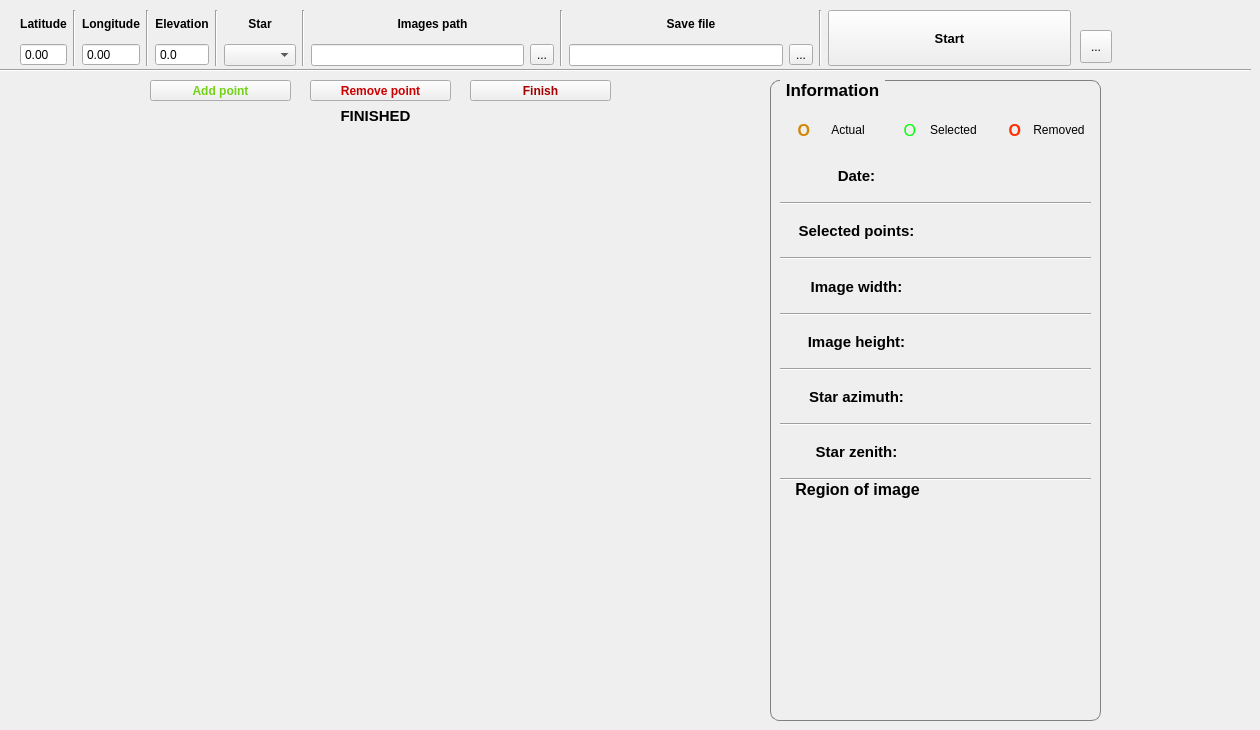
    <widget class="QWidget" name="identify_manual">
     <attribute name="title">
      <string>Identify stars (Manual mode)</string>
     </attribute>
     <widget class="QWidget" name="manual_widget" native="true">
      <property name="geometry">
       <rect>
        <x>20</x>
        <y>10</y>
        <width>1051</width>
        <height>56</height>
       </rect>
      </property>
      <property name="sizePolicy">
       <sizepolicy hsizetype="Fixed" vsizetype="Fixed">
        <horstretch>0</horstretch>
        <verstretch>0</verstretch>
       </sizepolicy>
      </property>
      <layout class="QHBoxLayout" name="input_layout_identify">
       <item>
        <layout class="QVBoxLayout" name="verticalLayout_2">
         <item>
          <widget class="QLabel" name="label_lat">
           <property name="font">
            <font>
             <family>Arial</family>
             <weight>75</weight>
             <bold>true</bold>
            </font>
           </property>
           <property name="text">
            <string>Latitude</string>
           </property>
           <property name="alignment">
            <set>Qt::AlignCenter</set>
           </property>
          </widget>
         </item>
         <item>
          <widget class="QDoubleSpinBox" name="latitude">
           <property name="locale">
            <locale language="English" country="UnitedStates"/>
           </property>
           <property name="buttonSymbols">
            <enum>QAbstractSpinBox::NoButtons</enum>
           </property>
           <property name="specialValueText">
            <string notr="true"/>
           </property>
           <property name="minimum">
            <double>-90.000000000000000</double>
           </property>
           <property name="maximum">
            <double>90.000000000000000</double>
           </property>
          </widget>
         </item>
        </layout>
       </item>
       <item>
        <widget class="Line" name="line_3">
         <property name="orientation">
          <enum>Qt::Vertical</enum>
         </property>
        </widget>
       </item>
       <item>
        <layout class="QVBoxLayout" name="verticalLayout_3">
         <item>
          <widget class="QLabel" name="label_lon">
           <property name="font">
            <font>
             <family>Arial</family>
             <weight>75</weight>
             <bold>true</bold>
            </font>
           </property>
           <property name="text">
            <string>Longitude</string>
           </property>
           <property name="alignment">
            <set>Qt::AlignCenter</set>
           </property>
          </widget>
         </item>
         <item>
          <widget class="QDoubleSpinBox" name="longitude">
           <property name="locale">
            <locale language="English" country="UnitedStates"/>
           </property>
           <property name="buttonSymbols">
            <enum>QAbstractSpinBox::NoButtons</enum>
           </property>
           <property name="minimum">
            <double>-180.000000000000000</double>
           </property>
           <property name="maximum">
            <double>180.000000000000000</double>
           </property>
          </widget>
         </item>
        </layout>
       </item>
       <item>
        <widget class="Line" name="line_4">
         <property name="orientation">
          <enum>Qt::Vertical</enum>
         </property>
        </widget>
       </item>
       <item>
        <layout class="QVBoxLayout" name="verticalLayout_4">
         <item>
          <widget class="QLabel" name="label_elev">
           <property name="font">
            <font>
             <family>Arial</family>
             <weight>75</weight>
             <bold>true</bold>
            </font>
           </property>
           <property name="text">
            <string>Elevation</string>
           </property>
           <property name="alignment">
            <set>Qt::AlignCenter</set>
           </property>
          </widget>
         </item>
         <item>
          <widget class="QDoubleSpinBox" name="elevation">
           <property name="locale">
            <locale language="English" country="UnitedStates"/>
           </property>
           <property name="buttonSymbols">
            <enum>QAbstractSpinBox::NoButtons</enum>
           </property>
           <property name="decimals">
            <number>1</number>
           </property>
           <property name="maximum">
            <double>8000.000000000000000</double>
           </property>
          </widget>
         </item>
        </layout>
       </item>
       <item>
        <widget class="Line" name="line_5">
         <property name="orientation">
          <enum>Qt::Vertical</enum>
         </property>
        </widget>
       </item>
       <item>
        <layout class="QVBoxLayout" name="verticalLayout_5">
         <item>
          <widget class="QLabel" name="label_star">
           <property name="font">
            <font>
             <family>Arial</family>
             <weight>75</weight>
             <bold>true</bold>
            </font>
           </property>
           <property name="text">
            <string>Star</string>
           </property>
           <property name="alignment">
            <set>Qt::AlignCenter</set>
           </property>
          </widget>
         </item>
         <item>
          <widget class="QComboBox" name="stars"/>
         </item>
        </layout>
       </item>
       <item>
        <widget class="Line" name="line_6">
         <property name="orientation">
          <enum>Qt::Vertical</enum>
         </property>
        </widget>
       </item>
       <item>
        <layout class="QVBoxLayout" name="verticalLayout_10">
         <item>
          <widget class="QLabel" name="label">
           <property name="font">
            <font>
             <family>Arial</family>
             <weight>75</weight>
             <bold>true</bold>
            </font>
           </property>
           <property name="text">
            <string>Images path</string>
           </property>
           <property name="alignment">
            <set>Qt::AlignCenter</set>
           </property>
          </widget>
         </item>
         <item>
          <layout class="QHBoxLayout" name="horizontalLayout_3">
           <item>
            <widget class="QLineEdit" name="images_path"/>
           </item>
           <item>
            <widget class="QToolButton" name="images_path_btn">
             <property name="text">
              <string>...</string>
             </property>
            </widget>
           </item>
          </layout>
         </item>
        </layout>
       </item>
       <item>
        <widget class="Line" name="line_7">
         <property name="orientation">
          <enum>Qt::Vertical</enum>
         </property>
        </widget>
       </item>
       <item>
        <layout class="QVBoxLayout" name="verticalLayout_11">
         <item>
          <widget class="QLabel" name="label_2">
           <property name="font">
            <font>
             <family>Arial</family>
             <weight>75</weight>
             <bold>true</bold>
            </font>
           </property>
           <property name="text">
            <string>Save file</string>
           </property>
           <property name="alignment">
            <set>Qt::AlignCenter</set>
           </property>
          </widget>
         </item>
         <item>
          <layout class="QHBoxLayout" name="horizontalLayout_4">
           <item>
            <widget class="QLineEdit" name="save_file"/>
           </item>
           <item>
            <widget class="QToolButton" name="save_file_btn">
             <property name="text">
              <string>...</string>
             </property>
            </widget>
           </item>
          </layout>
         </item>
        </layout>
       </item>
       <item>
        <widget class="Line" name="line_21">
         <property name="orientation">
          <enum>Qt::Vertical</enum>
         </property>
        </widget>
       </item>
       <item>
        <widget class="QToolButton" name="start_btn">
         <property name="sizePolicy">
          <sizepolicy hsizetype="MinimumExpanding" vsizetype="MinimumExpanding">
           <horstretch>0</horstretch>
           <verstretch>0</verstretch>
          </sizepolicy>
         </property>
         <property name="font">
          <font>
           <family>Arial</family>
           <pointsize>10</pointsize>
           <weight>75</weight>
           <bold>true</bold>
          </font>
         </property>
         <property name="text">
          <string>Start</string>
         </property>
        </widget>
       </item>
      </layout>
     </widget>
     <widget class="Line" name="line">
      <property name="geometry">
       <rect>
        <x>0</x>
        <y>60</y>
        <width>1251</width>
        <height>20</height>
       </rect>
      </property>
      <property name="orientation">
       <enum>Qt::Horizontal</enum>
      </property>
     </widget>
     <widget class="QPushButton" name="add_btn">
      <property name="geometry">
       <rect>
        <x>150</x>
        <y>80</y>
        <width>141</width>
        <height>21</height>
       </rect>
      </property>
      <property name="font">
       <font>
        <family>Arial</family>
        <weight>75</weight>
        <bold>true</bold>
       </font>
      </property>
      <property name="styleSheet">
       <string notr="true">color:rgb(115, 210, 22)</string>
      </property>
      <property name="text">
       <string>Add point</string>
      </property>
     </widget>
     <widget class="QPushButton" name="remove_btn">
      <property name="geometry">
       <rect>
        <x>310</x>
        <y>80</y>
        <width>141</width>
        <height>21</height>
       </rect>
      </property>
      <property name="font">
       <font>
        <family>Arial</family>
        <weight>75</weight>
        <bold>true</bold>
       </font>
      </property>
      <property name="styleSheet">
       <string notr="true">color: rgb(204, 0, 0)</string>
      </property>
      <property name="text">
       <string>Remove point</string>
      </property>
     </widget>
     <widget class="QLabel" name="show_image">
      <property name="geometry">
       <rect>
        <x>20</x>
        <y>130</y>
        <width>721</width>
        <height>560</height>
       </rect>
      </property>
      <property name="sizePolicy">
       <sizepolicy hsizetype="Fixed" vsizetype="Fixed">
        <horstretch>0</horstretch>
        <verstretch>0</verstretch>
       </sizepolicy>
      </property>
      <property name="text">
       <string/>
      </property>
      <property name="alignment">
       <set>Qt::AlignCenter</set>
      </property>
     </widget>
     <widget class="QPushButton" name="finish_btn">
      <property name="enabled">
       <bool>true</bool>
      </property>
      <property name="geometry">
       <rect>
        <x>470</x>
        <y>80</y>
        <width>141</width>
        <height>21</height>
       </rect>
      </property>
      <property name="font">
       <font>
        <family>Arial</family>
        <weight>75</weight>
        <bold>true</bold>
       </font>
      </property>
      <property name="styleSheet">
       <string notr="true">color: rgb(164, 0, 0)</string>
      </property>
      <property name="text">
       <string>Finish</string>
      </property>
     </widget>
     <widget class="QLabel" name="finish">
      <property name="enabled">
       <bool>true</bool>
      </property>
      <property name="geometry">
       <rect>
        <x>330</x>
        <y>100</y>
        <width>91</width>
        <height>31</height>
       </rect>
      </property>
      <property name="font">
       <font>
        <family>Arial</family>
        <pointsize>11</pointsize>
        <weight>75</weight>
        <bold>true</bold>
       </font>
      </property>
      <property name="text">
       <string>FINISHED</string>
      </property>
      <property name="alignment">
       <set>Qt::AlignCenter</set>
      </property>
     </widget>
     <widget class="QGroupBox" name="info">
      <property name="enabled">
       <bool>true</bool>
      </property>
      <property name="geometry">
       <rect>
        <x>770</x>
        <y>80</y>
        <width>331</width>
        <height>641</height>
       </rect>
      </property>
      <property name="sizePolicy">
       <sizepolicy hsizetype="Fixed" vsizetype="Fixed">
        <horstretch>0</horstretch>
        <verstretch>0</verstretch>
       </sizepolicy>
      </property>
      <property name="font">
       <font>
        <family>Arial</family>
        <pointsize>13</pointsize>
        <weight>75</weight>
        <bold>true</bold>
       </font>
      </property>
      <property name="autoFillBackground">
       <bool>false</bool>
      </property>
      <property name="styleSheet">
       <string notr="true">QGroupBox {
                                border: 1px solid gray;
                                border-radius: 9px;
                                margin-top: 0.5em;
                                }

                                QGroupBox::title {
                                subcontrol-origin: margin;
                                left: 10px;
                                padding: 0 3px 0 3px;
                                }
                            </string>
      </property>
      <property name="title">
       <string>Information</string>
      </property>
      <property name="alignment">
       <set>Qt::AlignHCenter|Qt::AlignTop</set>
      </property>
      <property name="flat">
       <bool>false</bool>
      </property>
      <widget class="QWidget" name="verticalLayoutWidget_5">
       <property name="geometry">
        <rect>
         <x>10</x>
         <y>30</y>
         <width>311</width>
         <height>371</height>
        </rect>
       </property>
       <layout class="QVBoxLayout" name="verticalLayout_31">
        <item>
         <layout class="QHBoxLayout" name="horizontalLayout_40">
          <item>
           <layout class="QHBoxLayout" name="horizontalLayout_39">
            <item>
             <widget class="QLabel" name="label_18">
              <property name="maximumSize">
               <size>
                <width>30</width>
                <height>16777215</height>
               </size>
              </property>
              <property name="font">
               <font>
                <pointsize>12</pointsize>
                <weight>75</weight>
                <bold>true</bold>
               </font>
              </property>
              <property name="styleSheet">
               <string notr="true">color: rgb(211, 134, 0)</string>
              </property>
              <property name="text">
               <string>O</string>
              </property>
              <property name="alignment">
               <set>Qt::AlignRight|Qt::AlignTrailing|Qt::AlignVCenter</set>
              </property>
             </widget>
            </item>
            <item>
             <widget class="QLabel" name="label_19">
              <property name="font">
               <font>
                <family>Arial</family>
                <pointsize>9</pointsize>
               </font>
              </property>
              <property name="text">
               <string>Actual</string>
              </property>
              <property name="alignment">
               <set>Qt::AlignCenter</set>
              </property>
             </widget>
            </item>
           </layout>
          </item>
          <item>
           <layout class="QHBoxLayout" name="horizontalLayout_25">
            <item>
             <widget class="QLabel" name="label_14">
              <property name="maximumSize">
               <size>
                <width>30</width>
                <height>16777215</height>
               </size>
              </property>
              <property name="font">
               <font>
                <pointsize>12</pointsize>
               </font>
              </property>
              <property name="styleSheet">
               <string notr="true">color: rgb(0, 255, 0)</string>
              </property>
              <property name="text">
               <string>O</string>
              </property>
              <property name="alignment">
               <set>Qt::AlignRight|Qt::AlignTrailing|Qt::AlignVCenter</set>
              </property>
             </widget>
            </item>
            <item>
             <widget class="QLabel" name="label_15">
              <property name="font">
               <font>
                <family>Arial</family>
                <pointsize>9</pointsize>
               </font>
              </property>
              <property name="text">
               <string>Selected</string>
              </property>
              <property name="alignment">
               <set>Qt::AlignCenter</set>
              </property>
             </widget>
            </item>
           </layout>
          </item>
          <item>
           <layout class="QHBoxLayout" name="horizontalLayout_26">
            <item>
             <widget class="QLabel" name="label_16">
              <property name="maximumSize">
               <size>
                <width>30</width>
                <height>16777215</height>
               </size>
              </property>
              <property name="font">
               <font>
                <pointsize>12</pointsize>
                <weight>75</weight>
                <bold>true</bold>
               </font>
              </property>
              <property name="styleSheet">
               <string notr="true">color: rgb(255, 46, 0)</string>
              </property>
              <property name="text">
               <string>O</string>
              </property>
              <property name="alignment">
               <set>Qt::AlignRight|Qt::AlignTrailing|Qt::AlignVCenter</set>
              </property>
             </widget>
            </item>
            <item>
             <widget class="QLabel" name="label_17">
              <property name="font">
               <font>
                <family>Arial</family>
                <pointsize>9</pointsize>
               </font>
              </property>
              <property name="text">
               <string>Removed</string>
              </property>
              <property name="alignment">
               <set>Qt::AlignCenter</set>
              </property>
             </widget>
            </item>
           </layout>
          </item>
         </layout>
        </item>
        <item>
         <layout class="QHBoxLayout" name="horizontalLayout_27">
          <item>
           <widget class="QLabel" name="label_date">
            <property name="font">
             <font>
              <family>Arial</family>
              <pointsize>11</pointsize>
              <weight>75</weight>
              <bold>true</bold>
             </font>
            </property>
            <property name="text">
             <string>Date:</string>
            </property>
            <property name="alignment">
             <set>Qt::AlignCenter</set>
            </property>
           </widget>
          </item>
          <item>
           <widget class="QLabel" name="date">
            <property name="font">
             <font>
              <family>Arial</family>
              <pointsize>11</pointsize>
              <weight>75</weight>
              <bold>true</bold>
             </font>
            </property>
            <property name="text">
             <string/>
            </property>
           </widget>
          </item>
         </layout>
        </item>
        <item>
         <widget class="Line" name="line_31">
          <property name="orientation">
           <enum>Qt::Horizontal</enum>
          </property>
         </widget>
        </item>
        <item>
         <layout class="QHBoxLayout" name="horizontalLayout_28">
          <item>
           <widget class="QLabel" name="label_points">
            <property name="enabled">
             <bool>true</bool>
            </property>
            <property name="font">
             <font>
              <family>Arial</family>
              <pointsize>11</pointsize>
              <weight>75</weight>
              <bold>true</bold>
             </font>
            </property>
            <property name="text">
             <string>Selected points:</string>
            </property>
            <property name="alignment">
             <set>Qt::AlignCenter</set>
            </property>
           </widget>
          </item>
          <item>
           <widget class="QLabel" name="selected_points">
            <property name="font">
             <font>
              <family>Arial</family>
              <pointsize>11</pointsize>
              <weight>75</weight>
              <bold>true</bold>
             </font>
            </property>
            <property name="text">
             <string/>
            </property>
           </widget>
          </item>
         </layout>
        </item>
        <item>
         <widget class="Line" name="line_34">
          <property name="orientation">
           <enum>Qt::Horizontal</enum>
          </property>
         </widget>
        </item>
        <item>
         <layout class="QHBoxLayout" name="horizontalLayout_31">
          <item>
           <widget class="QLabel" name="label_info_width">
            <property name="font">
             <font>
              <family>Arial</family>
              <pointsize>11</pointsize>
              <weight>75</weight>
              <bold>true</bold>
             </font>
            </property>
            <property name="text">
             <string>Image width:</string>
            </property>
            <property name="alignment">
             <set>Qt::AlignCenter</set>
            </property>
           </widget>
          </item>
          <item>
           <widget class="QLabel" name="img_width_info">
            <property name="font">
             <font>
              <family>Arial</family>
              <pointsize>11</pointsize>
              <weight>75</weight>
              <bold>true</bold>
             </font>
            </property>
            <property name="text">
             <string/>
            </property>
           </widget>
          </item>
         </layout>
        </item>
        <item>
         <widget class="Line" name="line_35">
          <property name="orientation">
           <enum>Qt::Horizontal</enum>
          </property>
         </widget>
        </item>
        <item>
         <layout class="QHBoxLayout" name="horizontalLayout_32">
          <item>
           <widget class="QLabel" name="label_info_height">
            <property name="font">
             <font>
              <family>Arial</family>
              <pointsize>11</pointsize>
              <weight>75</weight>
              <bold>true</bold>
             </font>
            </property>
            <property name="text">
             <string>Image height:</string>
            </property>
            <property name="alignment">
             <set>Qt::AlignCenter</set>
            </property>
           </widget>
          </item>
          <item>
           <widget class="QLabel" name="img_height_info">
            <property name="font">
             <font>
              <family>Arial</family>
              <pointsize>11</pointsize>
              <weight>75</weight>
              <bold>true</bold>
             </font>
            </property>
            <property name="text">
             <string/>
            </property>
           </widget>
          </item>
         </layout>
        </item>
        <item>
         <widget class="Line" name="line_32">
          <property name="orientation">
           <enum>Qt::Horizontal</enum>
          </property>
         </widget>
        </item>
        <item>
         <layout class="QHBoxLayout" name="horizontalLayout_29">
          <item>
           <widget class="QLabel" name="label_info_azimut">
            <property name="font">
             <font>
              <family>Arial</family>
              <pointsize>11</pointsize>
              <weight>75</weight>
              <bold>true</bold>
             </font>
            </property>
            <property name="text">
             <string>Star azimuth:</string>
            </property>
            <property name="alignment">
             <set>Qt::AlignCenter</set>
            </property>
           </widget>
          </item>
          <item>
           <widget class="QLabel" name="azimut_info">
            <property name="font">
             <font>
              <family>Arial</family>
              <pointsize>11</pointsize>
              <weight>75</weight>
              <bold>true</bold>
             </font>
            </property>
            <property name="text">
             <string/>
            </property>
           </widget>
          </item>
         </layout>
        </item>
        <item>
         <widget class="Line" name="line_36">
          <property name="orientation">
           <enum>Qt::Horizontal</enum>
          </property>
         </widget>
        </item>
        <item>
         <layout class="QHBoxLayout" name="horizontalLayout_30">
          <item>
           <widget class="QLabel" name="label_info_zenit">
            <property name="font">
             <font>
              <family>Arial</family>
              <pointsize>11</pointsize>
              <weight>75</weight>
              <bold>true</bold>
             </font>
            </property>
            <property name="text">
             <string>Star zenith:</string>
            </property>
            <property name="alignment">
             <set>Qt::AlignCenter</set>
            </property>
           </widget>
          </item>
          <item>
           <widget class="QLabel" name="zenit_info">
            <property name="font">
             <font>
              <family>Arial</family>
              <pointsize>11</pointsize>
              <weight>75</weight>
              <bold>true</bold>
             </font>
            </property>
            <property name="text">
             <string/>
            </property>
           </widget>
          </item>
         </layout>
        </item>
        <item>
         <widget class="Line" name="line_33">
          <property name="orientation">
           <enum>Qt::Horizontal</enum>
          </property>
         </widget>
        </item>
       </layout>
      </widget>
      <widget class="QGroupBox" name="region_group">
       <property name="geometry">
        <rect>
         <x>10</x>
         <y>400</y>
         <width>309</width>
         <height>241</height>
        </rect>
       </property>
       <property name="sizePolicy">
        <sizepolicy hsizetype="Fixed" vsizetype="Fixed">
         <horstretch>0</horstretch>
         <verstretch>0</verstretch>
        </sizepolicy>
       </property>
       <property name="font">
        <font>
         <family>Arial</family>
         <pointsize>12</pointsize>
         <weight>75</weight>
         <bold>true</bold>
        </font>
       </property>
       <property name="autoFillBackground">
        <bool>false</bool>
       </property>
       <property name="styleSheet">
        <string notr="true">QGroupBox {
                                    border: 0px solid gray;
                                    border-radius: 9px;
                                    margin-top: 0.5em;
                                    }
                                    QGroupBox::title {
                                    subcontrol-origin: margin;
                                    left: 10px;
                                    padding: 0 3px 0 3px;
                                    }
                                </string>
       </property>
       <property name="title">
        <string>Region of image</string>
       </property>
       <property name="alignment">
        <set>Qt::AlignHCenter|Qt::AlignTop</set>
       </property>
       <property name="flat">
        <bool>false</bool>
       </property>
       <widget class="QLabel" name="region_img">
        <property name="geometry">
         <rect>
          <x>0</x>
          <y>30</y>
          <width>311</width>
          <height>191</height>
         </rect>
        </property>
        <property name="sizePolicy">
         <sizepolicy hsizetype="Fixed" vsizetype="Fixed">
          <horstretch>0</horstretch>
          <verstretch>0</verstretch>
         </sizepolicy>
        </property>
        <property name="text">
         <string/>
        </property>
       </widget>
      </widget>
     </widget>
     <widget class="QToolButton" name="help_manual">
      <property name="geometry">
       <rect>
        <x>1080</x>
        <y>30</y>
        <width>32</width>
        <height>33</height>
       </rect>
      </property>
      <property name="text">
       <string>...</string>
      </property>
      <property name="icon">
       <iconset resource="../img/resource.qrc">
        <normaloff>:/img/ico_help.png</normaloff>:/img/ico_help.png</iconset>
      </property>
      <property name="iconSize">
       <size>
        <width>28</width>
        <height>28</height>
       </size>
      </property>
     </widget>
    </widget>
